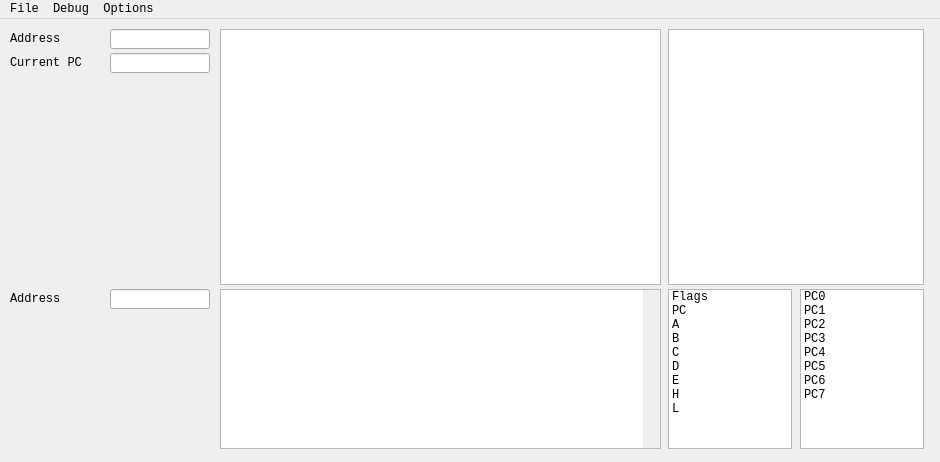
<?xml version="1.0" encoding="UTF-8"?>
<ui version="4.0">
 <class>CPU8008GUI</class>
 <widget class="QMainWindow" name="CPU8008GUI">
  <property name="enabled">
   <bool>true</bool>
  </property>
  <property name="geometry">
   <rect>
    <x>0</x>
    <y>0</y>
    <width>940</width>
    <height>462</height>
   </rect>
  </property>
  <property name="sizePolicy">
   <sizepolicy hsizetype="Fixed" vsizetype="Fixed">
    <horstretch>0</horstretch>
    <verstretch>0</verstretch>
   </sizepolicy>
  </property>
  <property name="minimumSize">
   <size>
    <width>728</width>
    <height>462</height>
   </size>
  </property>
  <property name="font">
   <font>
    <family>Courier New</family>
   </font>
  </property>
  <property name="windowTitle">
   <string>CPU8008</string>
  </property>
  <widget class="QWidget" name="centralWidget">
   <widget class="QWidget" name="widget_cpu8008_debugger" native="true">
    <property name="geometry">
     <rect>
      <x>210</x>
      <y>0</y>
      <width>721</width>
      <height>441</height>
     </rect>
    </property>
    <widget class="QScrollArea" name="scroll_widget_hex_viewer">
     <property name="geometry">
      <rect>
       <x>10</x>
       <y>270</y>
       <width>441</width>
       <height>160</height>
      </rect>
     </property>
     <property name="verticalScrollBarPolicy">
      <enum>Qt::ScrollBarAlwaysOff</enum>
     </property>
     <property name="horizontalScrollBarPolicy">
      <enum>Qt::ScrollBarAlwaysOff</enum>
     </property>
     <property name="sizeAdjustPolicy">
      <enum>QAbstractScrollArea::AdjustToContents</enum>
     </property>
     <property name="widgetResizable">
      <bool>false</bool>
     </property>
     <property name="alignment">
      <set>Qt::AlignLeading|Qt::AlignLeft|Qt::AlignTop</set>
     </property>
     <widget class="QWidget" name="scroll_widget_hex_viewer_layout">
      <property name="geometry">
       <rect>
        <x>0</x>
        <y>0</y>
        <width>422</width>
        <height>158</height>
       </rect>
      </property>
      <layout class="QHBoxLayout" name="horizontalLayout">
       <property name="spacing">
        <number>0</number>
       </property>
       <property name="leftMargin">
        <number>0</number>
       </property>
       <property name="topMargin">
        <number>0</number>
       </property>
       <property name="rightMargin">
        <number>0</number>
       </property>
       <property name="bottomMargin">
        <number>0</number>
       </property>
       <item>
        <widget class="QPlainTextEdit" name="text_view_hex_dummy">
         <property name="minimumSize">
          <size>
           <width>12</width>
           <height>158</height>
          </size>
         </property>
         <property name="maximumSize">
          <size>
           <width>12</width>
           <height>16777215</height>
          </size>
         </property>
         <property name="contextMenuPolicy">
          <enum>Qt::NoContextMenu</enum>
         </property>
         <property name="frameShape">
          <enum>QFrame::NoFrame</enum>
         </property>
         <property name="undoRedoEnabled">
          <bool>false</bool>
         </property>
         <property name="lineWrapMode">
          <enum>QPlainTextEdit::NoWrap</enum>
         </property>
         <property name="readOnly">
          <bool>true</bool>
         </property>
         <property name="plainText">
          <string/>
         </property>
         <property name="tabStopWidth">
          <number>4</number>
         </property>
         <property name="textInteractionFlags">
          <set>Qt::NoTextInteraction</set>
         </property>
        </widget>
       </item>
       <item>
        <widget class="QPlainTextEdit" name="text_view_hex_address">
         <property name="minimumSize">
          <size>
           <width>60</width>
           <height>158</height>
          </size>
         </property>
         <property name="maximumSize">
          <size>
           <width>60</width>
           <height>16777215</height>
          </size>
         </property>
         <property name="contextMenuPolicy">
          <enum>Qt::NoContextMenu</enum>
         </property>
         <property name="frameShape">
          <enum>QFrame::NoFrame</enum>
         </property>
         <property name="verticalScrollBarPolicy">
          <enum>Qt::ScrollBarAlwaysOff</enum>
         </property>
         <property name="horizontalScrollBarPolicy">
          <enum>Qt::ScrollBarAlwaysOff</enum>
         </property>
         <property name="undoRedoEnabled">
          <bool>false</bool>
         </property>
         <property name="lineWrapMode">
          <enum>QPlainTextEdit::NoWrap</enum>
         </property>
         <property name="readOnly">
          <bool>true</bool>
         </property>
         <property name="plainText">
          <string/>
         </property>
         <property name="tabStopWidth">
          <number>4</number>
         </property>
         <property name="textInteractionFlags">
          <set>Qt::NoTextInteraction</set>
         </property>
        </widget>
       </item>
       <item>
        <widget class="QPlainTextEdit" name="text_view_hex_dummy_2">
         <property name="minimumSize">
          <size>
           <width>10</width>
           <height>158</height>
          </size>
         </property>
         <property name="maximumSize">
          <size>
           <width>10</width>
           <height>16777215</height>
          </size>
         </property>
         <property name="contextMenuPolicy">
          <enum>Qt::NoContextMenu</enum>
         </property>
         <property name="frameShape">
          <enum>QFrame::NoFrame</enum>
         </property>
         <property name="undoRedoEnabled">
          <bool>false</bool>
         </property>
         <property name="lineWrapMode">
          <enum>QPlainTextEdit::NoWrap</enum>
         </property>
         <property name="readOnly">
          <bool>true</bool>
         </property>
         <property name="plainText">
          <string/>
         </property>
         <property name="tabStopWidth">
          <number>4</number>
         </property>
         <property name="textInteractionFlags">
          <set>Qt::NoTextInteraction</set>
         </property>
        </widget>
       </item>
       <item>
        <widget class="QPlainTextEdit" name="text_view_hex_data">
         <property name="minimumSize">
          <size>
           <width>340</width>
           <height>158</height>
          </size>
         </property>
         <property name="maximumSize">
          <size>
           <width>340</width>
           <height>16777215</height>
          </size>
         </property>
         <property name="frameShape">
          <enum>QFrame::NoFrame</enum>
         </property>
         <property name="verticalScrollBarPolicy">
          <enum>Qt::ScrollBarAlwaysOff</enum>
         </property>
         <property name="horizontalScrollBarPolicy">
          <enum>Qt::ScrollBarAlwaysOff</enum>
         </property>
         <property name="sizeAdjustPolicy">
          <enum>QAbstractScrollArea::AdjustIgnored</enum>
         </property>
         <property name="undoRedoEnabled">
          <bool>false</bool>
         </property>
         <property name="lineWrapMode">
          <enum>QPlainTextEdit::NoWrap</enum>
         </property>
         <property name="readOnly">
          <bool>true</bool>
         </property>
         <property name="plainText">
          <string/>
         </property>
         <property name="tabStopWidth">
          <number>4</number>
         </property>
         <property name="textInteractionFlags">
          <set>Qt::TextSelectableByMouse</set>
         </property>
        </widget>
       </item>
      </layout>
     </widget>
    </widget>
    <widget class="QListWidget" name="list_view_registers">
     <property name="geometry">
      <rect>
       <x>458</x>
       <y>270</y>
       <width>124</width>
       <height>160</height>
      </rect>
     </property>
     <property name="minimumSize">
      <size>
       <width>124</width>
       <height>160</height>
      </size>
     </property>
     <property name="font">
      <font>
       <family>Courier New</family>
      </font>
     </property>
     <property name="contextMenuPolicy">
      <enum>Qt::NoContextMenu</enum>
     </property>
     <item>
      <property name="text">
       <string>Flags</string>
      </property>
      <property name="flags">
       <set>ItemIsSelectable|ItemIsUserCheckable|ItemIsEnabled</set>
      </property>
     </item>
     <item>
      <property name="text">
       <string>PC</string>
      </property>
     </item>
     <item>
      <property name="text">
       <string>A</string>
      </property>
     </item>
     <item>
      <property name="text">
       <string>B</string>
      </property>
     </item>
     <item>
      <property name="text">
       <string>C</string>
      </property>
     </item>
     <item>
      <property name="text">
       <string>D</string>
      </property>
     </item>
     <item>
      <property name="text">
       <string>E</string>
      </property>
     </item>
     <item>
      <property name="text">
       <string>H</string>
      </property>
     </item>
     <item>
      <property name="text">
       <string>L</string>
      </property>
     </item>
    </widget>
    <widget class="QGraphicsView" name="screen_gfx_view">
     <property name="geometry">
      <rect>
       <x>458</x>
       <y>10</y>
       <width>256</width>
       <height>256</height>
      </rect>
     </property>
     <property name="minimumSize">
      <size>
       <width>256</width>
       <height>256</height>
      </size>
     </property>
     <property name="contextMenuPolicy">
      <enum>Qt::NoContextMenu</enum>
     </property>
     <property name="verticalScrollBarPolicy">
      <enum>Qt::ScrollBarAlwaysOff</enum>
     </property>
     <property name="horizontalScrollBarPolicy">
      <enum>Qt::ScrollBarAlwaysOff</enum>
     </property>
     <property name="interactive">
      <bool>false</bool>
     </property>
     <property name="sceneRect">
      <rectf>
       <x>1.000000000000000</x>
       <y>1.000000000000000</y>
       <width>254.000000000000000</width>
       <height>254.000000000000000</height>
      </rectf>
     </property>
     <property name="alignment">
      <set>Qt::AlignLeading|Qt::AlignLeft|Qt::AlignTop</set>
     </property>
     <property name="transformationAnchor">
      <enum>QGraphicsView::NoAnchor</enum>
     </property>
    </widget>
    <widget class="QListWidget" name="list_view_stack">
     <property name="geometry">
      <rect>
       <x>590</x>
       <y>270</y>
       <width>124</width>
       <height>160</height>
      </rect>
     </property>
     <property name="minimumSize">
      <size>
       <width>124</width>
       <height>160</height>
      </size>
     </property>
     <property name="font">
      <font>
       <family>Courier New</family>
      </font>
     </property>
     <property name="contextMenuPolicy">
      <enum>Qt::NoContextMenu</enum>
     </property>
     <item>
      <property name="text">
       <string>PC0</string>
      </property>
     </item>
     <item>
      <property name="text">
       <string>PC1</string>
      </property>
     </item>
     <item>
      <property name="text">
       <string>PC2</string>
      </property>
     </item>
     <item>
      <property name="text">
       <string>PC3</string>
      </property>
     </item>
     <item>
      <property name="text">
       <string>PC4</string>
      </property>
     </item>
     <item>
      <property name="text">
       <string>PC5</string>
      </property>
     </item>
     <item>
      <property name="text">
       <string>PC6</string>
      </property>
     </item>
     <item>
      <property name="text">
       <string>PC7</string>
      </property>
     </item>
    </widget>
    <widget class="QPlainTextEdit" name="text_view_disasm">
     <property name="geometry">
      <rect>
       <x>10</x>
       <y>10</y>
       <width>441</width>
       <height>256</height>
      </rect>
     </property>
     <property name="sizePolicy">
      <sizepolicy hsizetype="Expanding" vsizetype="Expanding">
       <horstretch>0</horstretch>
       <verstretch>0</verstretch>
      </sizepolicy>
     </property>
     <property name="minimumSize">
      <size>
       <width>422</width>
       <height>254</height>
      </size>
     </property>
     <property name="font">
      <font>
       <pointsize>8</pointsize>
      </font>
     </property>
     <property name="contextMenuPolicy">
      <enum>Qt::NoContextMenu</enum>
     </property>
     <property name="frameShape">
      <enum>QFrame::StyledPanel</enum>
     </property>
     <property name="verticalScrollBarPolicy">
      <enum>Qt::ScrollBarAlwaysOff</enum>
     </property>
     <property name="horizontalScrollBarPolicy">
      <enum>Qt::ScrollBarAlwaysOff</enum>
     </property>
     <property name="sizeAdjustPolicy">
      <enum>QAbstractScrollArea::AdjustIgnored</enum>
     </property>
     <property name="undoRedoEnabled">
      <bool>false</bool>
     </property>
     <property name="lineWrapMode">
      <enum>QPlainTextEdit::NoWrap</enum>
     </property>
     <property name="readOnly">
      <bool>true</bool>
     </property>
     <property name="tabStopWidth">
      <number>4</number>
     </property>
     <property name="cursorWidth">
      <number>0</number>
     </property>
     <property name="textInteractionFlags">
      <set>Qt::TextSelectableByKeyboard|Qt::TextSelectableByMouse</set>
     </property>
    </widget>
   </widget>
   <widget class="QWidget" name="widget_disasm_current_pc" native="true">
    <property name="geometry">
     <rect>
      <x>10</x>
      <y>34</y>
      <width>200</width>
      <height>20</height>
     </rect>
    </property>
    <widget class="QLineEdit" name="line_edit_disasm_current_pc">
     <property name="geometry">
      <rect>
       <x>100</x>
       <y>0</y>
       <width>100</width>
       <height>20</height>
      </rect>
     </property>
     <property name="text">
      <string/>
     </property>
     <property name="maxLength">
      <number>6</number>
     </property>
     <property name="alignment">
      <set>Qt::AlignRight|Qt::AlignTrailing|Qt::AlignVCenter</set>
     </property>
    </widget>
    <widget class="QLabel" name="label_disasm_current_pc">
     <property name="geometry">
      <rect>
       <x>0</x>
       <y>0</y>
       <width>100</width>
       <height>20</height>
      </rect>
     </property>
     <property name="text">
      <string>Current PC</string>
     </property>
    </widget>
   </widget>
   <widget class="QWidget" name="widget_mem_viewer_addr" native="true">
    <property name="geometry">
     <rect>
      <x>10</x>
      <y>270</y>
      <width>200</width>
      <height>20</height>
     </rect>
    </property>
    <widget class="QLineEdit" name="line_edit_mem_viewer_addr">
     <property name="geometry">
      <rect>
       <x>100</x>
       <y>0</y>
       <width>100</width>
       <height>20</height>
      </rect>
     </property>
     <property name="text">
      <string/>
     </property>
     <property name="maxLength">
      <number>6</number>
     </property>
     <property name="alignment">
      <set>Qt::AlignRight|Qt::AlignTrailing|Qt::AlignVCenter</set>
     </property>
    </widget>
    <widget class="QLabel" name="label_mem_viewer_addr">
     <property name="geometry">
      <rect>
       <x>0</x>
       <y>0</y>
       <width>100</width>
       <height>20</height>
      </rect>
     </property>
     <property name="text">
      <string>Address</string>
     </property>
    </widget>
   </widget>
   <widget class="QWidget" name="widget_disasm_addr" native="true">
    <property name="geometry">
     <rect>
      <x>10</x>
      <y>10</y>
      <width>200</width>
      <height>20</height>
     </rect>
    </property>
    <widget class="QLineEdit" name="line_edit_disasm_addr">
     <property name="geometry">
      <rect>
       <x>100</x>
       <y>0</y>
       <width>100</width>
       <height>20</height>
      </rect>
     </property>
     <property name="text">
      <string/>
     </property>
     <property name="maxLength">
      <number>6</number>
     </property>
     <property name="alignment">
      <set>Qt::AlignRight|Qt::AlignTrailing|Qt::AlignVCenter</set>
     </property>
    </widget>
    <widget class="QLabel" name="label_disasm_addr">
     <property name="geometry">
      <rect>
       <x>0</x>
       <y>0</y>
       <width>100</width>
       <height>20</height>
      </rect>
     </property>
     <property name="text">
      <string>Address</string>
     </property>
    </widget>
   </widget>
  </widget>
  <widget class="QMenuBar" name="menuBar">
   <property name="geometry">
    <rect>
     <x>0</x>
     <y>0</y>
     <width>940</width>
     <height>21</height>
    </rect>
   </property>
   <widget class="QMenu" name="menuFile">
    <property name="title">
     <string>File</string>
    </property>
    <addaction name="actionOpen_ROM"/>
    <addaction name="separator"/>
    <addaction name="actionQuit"/>
   </widget>
   <widget class="QMenu" name="menuDebug">
    <property name="title">
     <string>Debug</string>
    </property>
    <addaction name="actionRun"/>
    <addaction name="actionStop"/>
    <addaction name="actionStep"/>
    <addaction name="actionGoto"/>
    <addaction name="separator"/>
    <addaction name="actionAdd_Breakpoint"/>
    <addaction name="separator"/>
   </widget>
   <widget class="QMenu" name="menuOptions">
    <property name="title">
     <string>Options</string>
    </property>
   </widget>
   <addaction name="menuFile"/>
   <addaction name="menuDebug"/>
   <addaction name="menuOptions"/>
  </widget>
  <action name="actionOpen_ROM">
   <property name="text">
    <string>Open ROM</string>
   </property>
   <property name="shortcut">
    <string>Ctrl+O</string>
   </property>
  </action>
  <action name="actionRun">
   <property name="text">
    <string>Run</string>
   </property>
   <property name="shortcut">
    <string>F2</string>
   </property>
  </action>
  <action name="actionQuit">
   <property name="text">
    <string>Quit</string>
   </property>
   <property name="shortcut">
    <string>Ctrl+Q</string>
   </property>
  </action>
  <action name="actionStep">
   <property name="text">
    <string>Step</string>
   </property>
   <property name="shortcut">
    <string>F4</string>
   </property>
  </action>
  <action name="actionStop">
   <property name="text">
    <string>Stop</string>
   </property>
   <property name="shortcut">
    <string>F3</string>
   </property>
  </action>
  <action name="actionAdd_Breakpoint">
   <property name="text">
    <string>Breakpoints</string>
   </property>
   <property name="shortcut">
    <string>Ctrl+B</string>
   </property>
  </action>
  <action name="actionGoto">
   <property name="text">
    <string>Goto</string>
   </property>
   <property name="shortcut">
    <string>Ctrl+G</string>
   </property>
  </action>
 </widget>
 <layoutdefault spacing="6" margin="11"/>
 <resources/>
 <connections/>
</ui>
